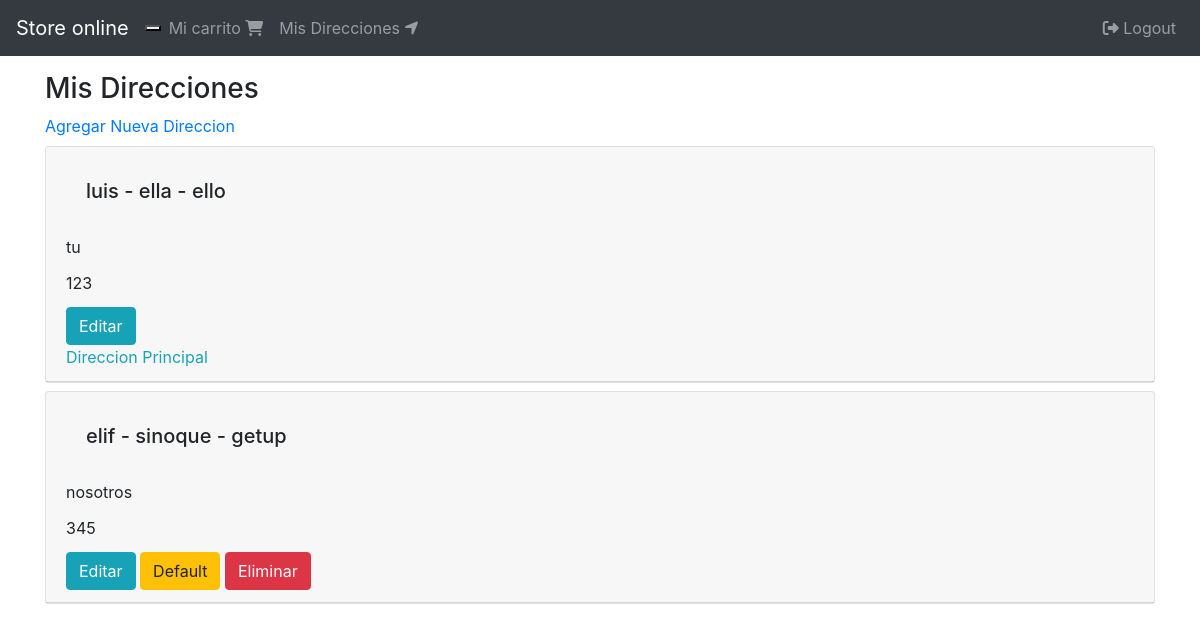
Before: /direcciones/ (signed in) with the older database file.
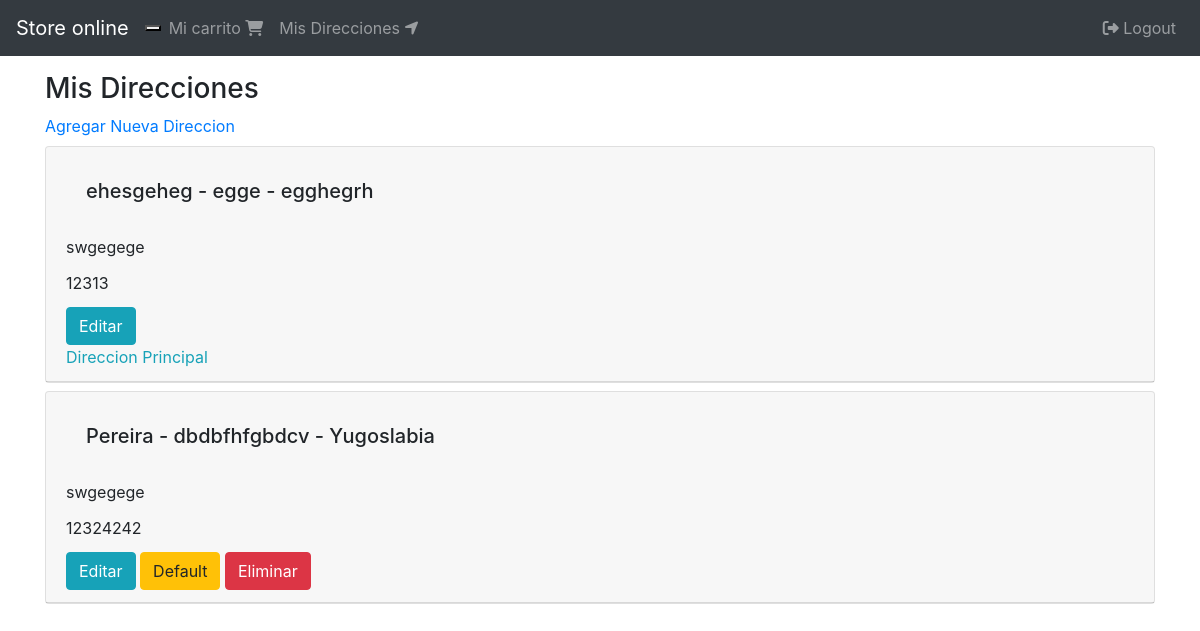
After: the same page with the newer database file.
### shipping_address/models.py (models this page shows, shortened)
class ShippingAddress(models.Model):
    user = models.ForeignKey(User, null=False, blank=False, on_delete=models.CASCADE)
    line1 = models.CharField(max_length=200)
    line2 = models.CharField(max_length=200, blank=True)
    city = models.CharField(max_length=100)
    state = models.CharField(max_length=100)
    country = models.CharField(max_length=50)
    reference = models.CharField(max_length=300)
    postal_code = models.CharField(max_length=10, null=False, blank=False)
    default = models.BooleanField(default=False)
    create_at = models.DateTimeField(auto_now_add=True)
    @property
    def address(self):
        return '{} - {} - {}'.format(self.city, self.state, self.country)

### shipping_address/views.py (the view)
# urls.py: path('',views.ShippingAddressListView.as_view(), name='shipping_address'),
class ShippingAddressListView(LoginRequiredMixin, generic.ListView):
    login_url = 'login'
    model = ShippingAddress
    template_name = 'shipping_addresses.html'
    def get_queryset(self):
        return ShippingAddress.objects.filter(user=self.request.user).order_by('-default')

### shipping_address/templates/shipping_addresses.html
{% extends 'base/base.html' %}
{% block content  %}
    <div class="col">
        <div class="h3">
            Mis Direcciones
        </div>
        <a href="{% url 'shipping_address:create' %}">Agregar Nueva Direccion</a>
        <div class="mt-2">
            {% for shipping_Address in object_list %}
                <div class="mt-2">
                    {% include 'snippets/shipping_Address.html' with edit=True %}
                </div>
            {% endfor %}
        </div>
    </div>
{% endblock content %}

### templates/base/base.html (shortened to what this page needs)
{% load bootstrap4 %}
{% load static %}
{% bootstrap_css %}
<!DOCTYPE html>
<html lang="en">
<head>
    <link rel="stylesheet" href="{% static 'css/style.css' %}">
</head>
<body>
    {% include 'base/navbar.html' %}
    <div class="container">
        <div class="row mt-3">
            {% block content %}
            {% endblock content %}
        </div>
    </div>
</body>
</html>

### templates/base/navbar.html (shortened to what this page needs)
{% url 'carts:cart' as cart %}
{% url 'shipping_address:shipping_address' as shipping_address %}
<nav class="navbar navbar-expand-md bg-dark navbar-dark">
    <a href="{% url 'products:index' %}" class="navbar-brand">Store online</a>
    <button type="button" name="button" class="navbar-toggler-right" data-toggle="collapse" data-target="#navb">
    </button>
    <div id="navb" class="navbar-collapse hide">
        <ul class="navbar-nav">
            <li class="nav-item{% if request.path == cart %} activate {% endif %}">
                <a class="nav-link" href="{{cart}}">
                    Mi carrito <span class="fas fa-shopping-cart"></span>
                </a>
            </li>
            {% if user.is_authenticated %}
                <li class="nav-item{% if request.path == shipping_address %} activate {% endif %}">
                    <a href="{{shipping_address}}" class="nav-link">
                        Mis Direcciones <span class="fas fa-location-arrow"></span>
                    </a>
                </li>
            {% endif %}
        </ul>
        <ul class="nav navbar-nav ml-auto">
            {% if user.is_authenticated %}
                <li class="navbar-item">
                    <a href="{% url 'logout' %}" class="nav-link">
                        <span class="fas fa-sign-out-alt"></span>
                        Logout
                    </a>
                </li>
            {% endif %}
        </ul>
    </div>
</nav>

### shipping_address/templates/snippets/shipping_Address.html
<div class="card">
    <div class="card-header">
        <div class="card-body">
            <h5 class="card-title">
              {{shipping_Address.address}}
            </h5>
        </div>
        <div class="card-title">
            {{shipping_Address.reference}}
        </div>
        <div class="card-title">
            {{shipping_Address.postal_code}}
        </div>
        {% if edit %}
            <div class="mt-2">
                <a href="{% url 'shipping_address:update' shipping_Address.pk %}" class="btn btn-info">Editar</a>
                {% if shipping_Address.default %}
                    <div class="text-info">
                        Direccion Principal
                    </div>
                {% else %}
                    <a href="{% url 'shipping_address:default' shipping_Address.pk %}" class="btn btn-warning">Default</a>
                    <a href="{% url 'shipping_address:delete' shipping_Address.pk %}" class="btn btn-danger">Eliminar</a>
                {% endif %}
            </div>
        {% endif %}
    </div>
</div>

Changed rows visible on the page:
removed ShippingAddress: address "luis - ella - ello", reference "tu", postal_code "123", default "Direccion Principal"
removed ShippingAddress: address "elif - sinoque - getup", reference "nosotros", postal_code "345", default "Default"
added ShippingAddress: address "ehesgeheg - egge - egghegrh", reference "swgegege", postal_code "12313", default "Direccion Principal"
added ShippingAddress: address "Pereira - dbdbfhfgbdcv - Yugoslabia", reference "swgegege", postal_code "12324242", default "Default"
